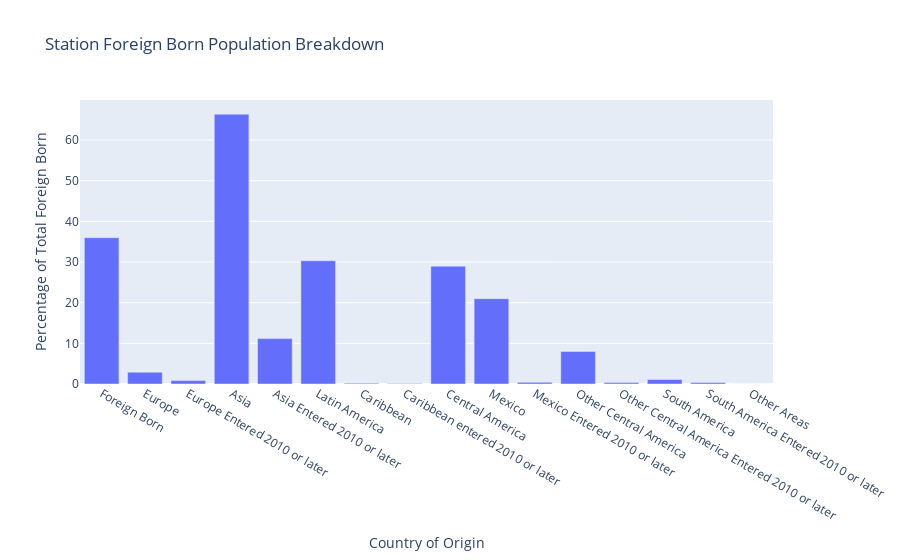

The cell this chart's notebook holds for it:
### Code cell
stn_chart19(stop=chinatown)

### Figure 1 — Plotly figure (JSON) as saved in the notebook; plotly's stock layout.template omitted (floating-point values rounded to 4 significant figures)
{"data": [{"alignmentgroup": "True", "hovertemplate": "Country of Origin=%{x}<br>Percentage of Total Foreign Born=%{y}<extra></extra>", "legendgroup": "", "marker": {"color": "#636efa", "pattern": {"shape": ""}}, "name": "", "offsetgroup": "", "orientation": "v", "showlegend": false, "textposition": "auto", "type": "bar", "x": ["Foreign Born", "Europe", "Europe Entered 2010 or later", "Asia", "Asia Entered 2010 or later", "Latin America", "Caribbean", "Caribbean entered 2010 or later", "Central America", "Mexico", "Mexico Entered 2010 or later", "Other Central America", "Other Central America Entered 2010 or later", "South America", "South America Entered 2010 or later", "Other Areas"], "xaxis": "x", "y": [36.0, 2.901, 0.8309, 66.37, 11.16, 30.32, 0.2115, 0.1209, 28.99, 20.99, 0.4079, 8.007, 0.3475, 1.118, 0.3626, 0], "yaxis": "y"}], "layout": {"autosize": true, "barmode": "relative", "legend": {"tracegroupgap": 0}, "title": {"text": "Station Foreign Born Population Breakdown"}, "xaxis": {"anchor": "y", "autorange": true, "domain": [0, 1], "range": [-0.5, 15.5], "title": {"text": "Country of Origin"}, "type": "category"}, "yaxis": {"anchor": "x", "autorange": true, "domain": [0, 1], "range": [0, 69.86], "title": {"text": "Percentage of Total Foreign Born"}, "type": "linear"}}}
